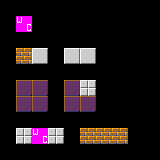

Below is a game level as drawn by its tile map, then a one-line description and the .tmx file that defines it, in full:
An orthogonal 10x10 tile map with 16x16 px tiles, 2 tile layers (Tile Layer 1, Zero Probability).

<map version="1.10" tiledversion="1.11.0" orientation="orthogonal" renderorder="right-down" width="10" height="10" tilewidth="16" tileheight="16" infinite="0" nextlayerid="7" nextobjectid="9">
 <properties>
  <property name="probability" type="float" value="0" />
 </properties>
 <tileset firstgid="1" source="../tileset.tsx" />
 <layer id="1" name="Tile Layer 1" width="10" height="10">
  <data encoding="csv">
0,0,0,0,0,0,0,0,0,0,
0,5,0,0,0,0,0,0,0,0,
0,0,0,0,0,0,0,0,0,0,
0,0,0,0,0,0,0,0,0,0,
0,0,0,0,0,0,0,0,0,0,
0,3,3,0,3,4,0,0,0,0,
0,3,3,0,3,3,0,0,0,0,
0,0,0,0,0,0,0,0,0,0,
0,4,5,4,0,1,1,1,0,0,
0,0,0,0,0,0,0,0,0,0
</data>
 </layer>
 <layer id="6" name="Zero Probability" width="10" height="10">
  <properties>
   <property name="probability" type="float" value="0" />
  </properties>
  <data encoding="csv">
0,0,0,0,0,0,0,0,0,0,
0,0,0,0,0,0,0,0,0,0,
0,0,0,0,0,0,0,0,0,0,
0,1,2,0,2,2,0,0,0,0,
0,0,0,0,0,0,0,0,0,0,
0,0,0,0,0,0,0,0,0,0,
0,0,0,0,0,0,0,0,0,0,
0,0,0,0,0,0,0,0,0,0,
0,0,0,0,0,0,0,0,0,0,
0,0,0,0,0,0,0,0,0,0
</data>
 </layer>
</map>
